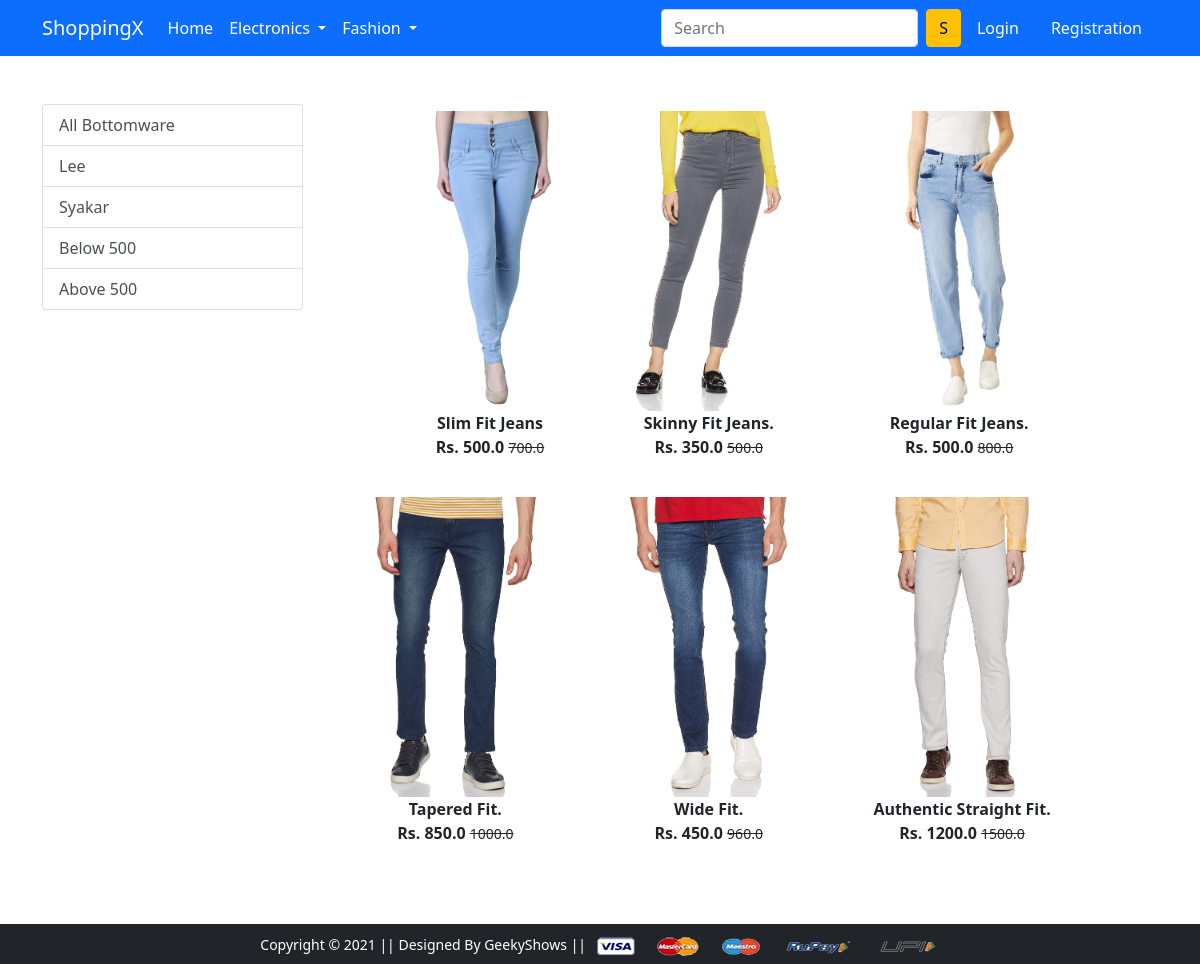
The app's page /bottomwear/ with its own data.
### app/models.py (models this page shows, shortened)
class Product(models.Model):
 title = models.CharField(max_length=100)
 selling_price = models.FloatField()
 discounted_price = models.FloatField()
 description = models.TextField()
 brand = models.CharField(max_length=100)
 category = models.CharField( choices=CATEGORY_CHOICES, max_length=2)
 product_image = models.ImageField(upload_to='productimg')

### app/views.py (the view)
# urls.py: path('bottomwear/', views.bottomwear, name='bottomwear'),
def bottomwear(request,data=None):
	if data == None:
		bottomwears=Product.objects.filter(category='BW')
	elif data == 'Lee' or data == 'Syakar':
		bottomwears= Product.objects.filter(category='BW').filter(brand=data)
	elif data == 'below':
		bottomwears = Product.objects.filter(category='BW').filter(discounted_price__lt=500)
	elif data == 'above':
		bottomwears = Product.objects.filter(category='BW').filter(discounted_price__gte=500)
	return render(request, 'app/bottomwear.html',{'bottomwears':bottomwears})

### app/templates/app/bottomwear.html (shortened to what this page needs)
{% extends 'app/base.html' %}
{% load static %}
{% block main-content %}
<div class="container my-5">
 <div class="row">
  <div class="col-sm-3">
   <div class="list-group">
     <a href="{% url 'bottomwear' %}" class="list-group-item list-group-item-action" aria-current="true">All Bottomware</a>
     <a href="{% url 'bottomweardata' 'Lee'  %}" class="list-group-item list-group-item-action" aria-current="true">Lee</a>
     <a href="{% url 'bottomweardata' 'Syakar'  %}" class="list-group-item list-group-item-action">Syakar</a>
     <a href="{% url 'bottomweardata' 'below'  %}" class="list-group-item list-group-item-action">Below 500</a>
     <a href="{% url 'bottomweardata' 'above'  %}" class="list-group-item list-group-item-action">Above 500</a>
    </div>
  </div>
  <div class="col-sm-8">
   <div class="row">
    {% for product in bottomwears %}
     <div class="col-sm-4 text-center mb-4">
      <a href="{% url 'product-detail' product.id %}" class="btn">
       <div class="item">
        <img src="{{product.product_image.url}}" alt="" height="300" class="">
        <div class="fw-bold">{{product.title}}</div>
        <div class="fw-bold">Rs. {{product.discounted_price}}
             <small class="fw-light text-decoration-line-through">{{product.selling_price}}</small></div>
       </div>
      </a>
     </div>
    {% endfor %}
   </div>
  </div>
 </div>
</div>
{% endblock main-content %}

### records on screen
Product: product_image (picture), title "Slim Fit Jeans", discounted_price "500.0", selling_price "700.0"
Product: product_image (picture), title "Skinny Fit Jeans.", discounted_price "350.0", selling_price "500.0"
Product: product_image (picture), title "Regular Fit Jeans.", discounted_price "500.0", selling_price "800.0"
Product: product_image (picture), title "Tapered Fit.", discounted_price "850.0", selling_price "1000.0"
Product: product_image (picture), title "Wide Fit.", discounted_price "450.0", selling_price "960.0"
Product: product_image (picture), title "Authentic Straight Fit.", discounted_price "1200.0", selling_price "1500.0"
